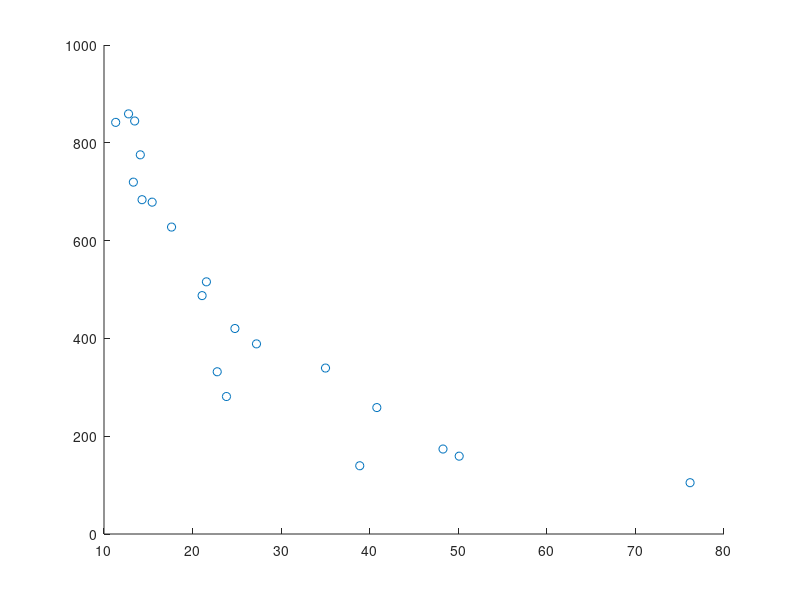

MATLAB code for this plot:
group_index_vals = [13.315, 14.0983, 22.7824, 15.4365, 12.771, 23.8259, 40.8023, 50.1013,  27.2154,  24.781,  14.2949, 38.8754,  17.6252, 21.5627,  35.0082, 13.4631,  76.1694, 11.3191,  21.0753, 48.2742]
delay_vals = [ 719.5467, 775.4114, 331.7666,  678.6258, 859.1567, 281.148, 258.5472, 159.1847,  388.7998, 420.2398,  683.6692, 139.5563,  627.6742,  515.6936, 339.3639, 844.5985, 104.9144,  841.7767,  487.506,  173.7773]
scatter(group_index_vals,delay_vals)